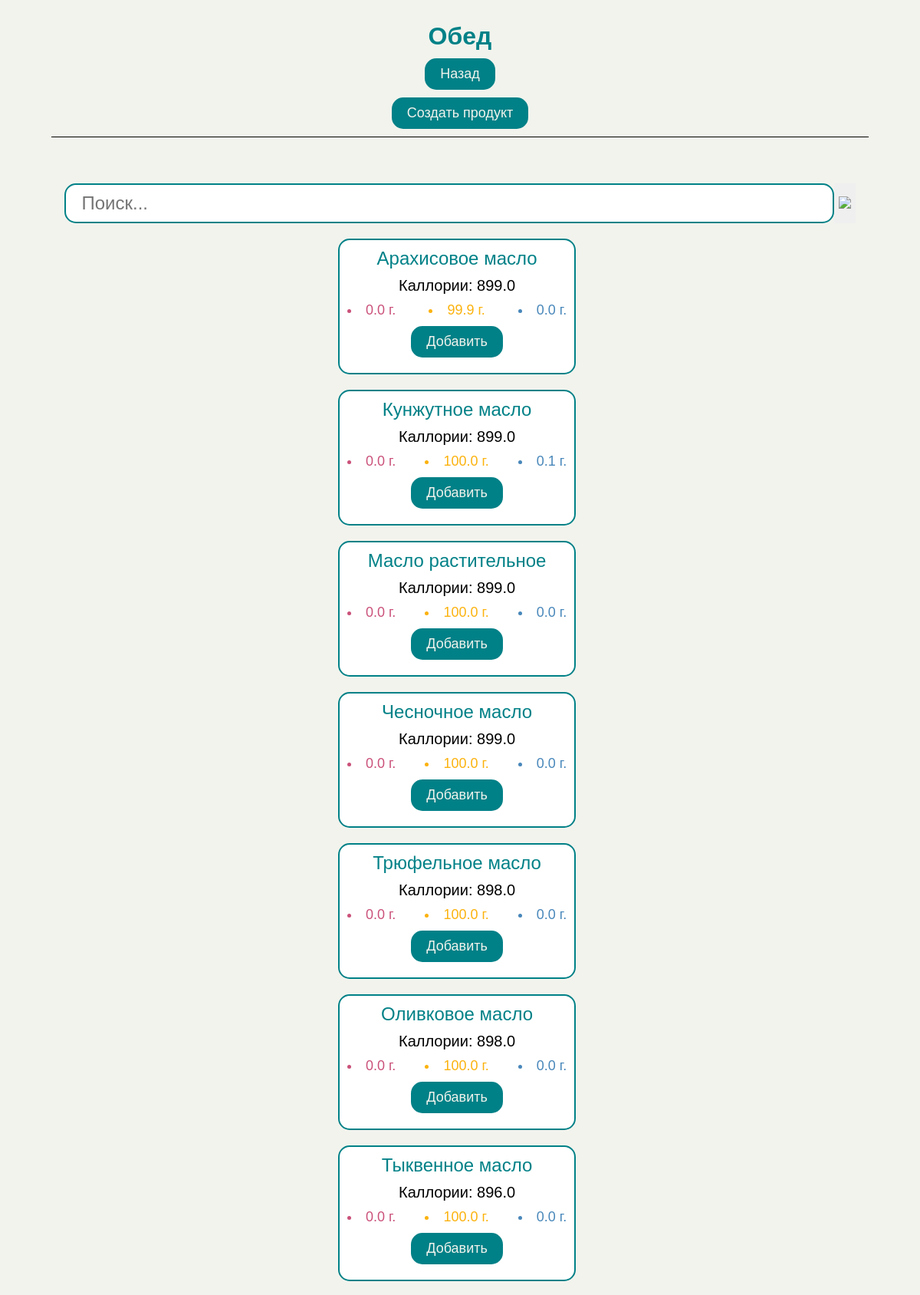
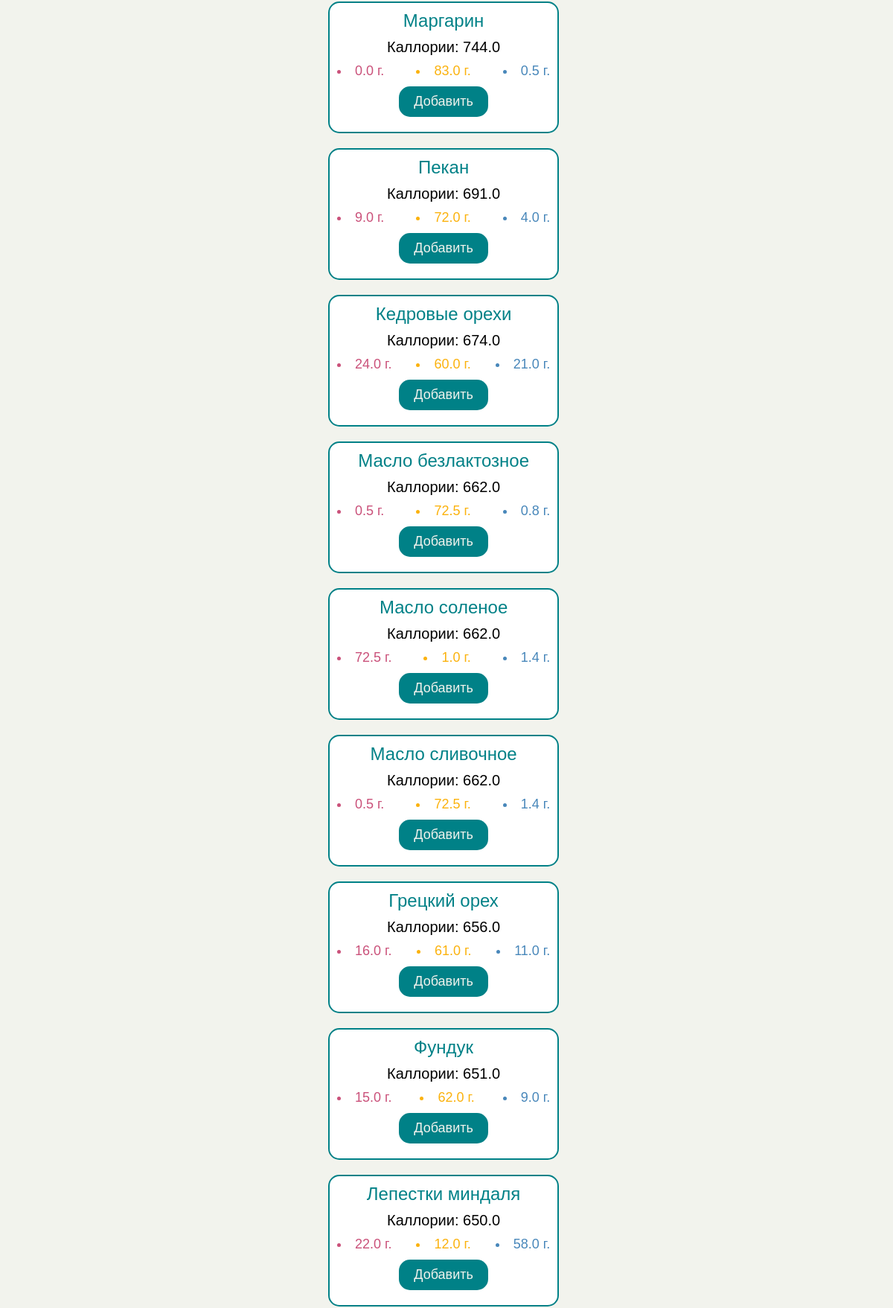
The page /lunch/ (upper part) on the database its author committed (2 pictures, top to bottom).
### webflut/models.py (models this page shows, shortened)
class Add_Product(models.Model):
    name = models.CharField(max_length=50)
    calories_in = models.FloatField(default=0)
    proteins = models.FloatField()
    fats = models.FloatField()
    carbohydrates = models.FloatField()
    class Meta:
        verbose_name = 'Продукты Все'
        verbose_name_plural = 'Продукты Все'

### webflut/views.py (the view)
# urls.py: path('lunch/', views.lunch, name='lunch'),
def lunch(request):
    search_query = request.GET.get('search')
    if request.method == 'POST':
        form = AddProductForm(request.POST)
        if form.is_valid():
            form.save()
            return render(request, 'lunch.html', {'form': form, 'search_query': search_query})
    else:
        form = AddProductForm()
    products = Add_Product.objects.all()
    if search_query:
        products = products.filter(name__icontains=search_query)
    return render(request, 'lunch.html', {'form': form, 'products': products, 'search_query': search_query})

### webflut/forms.py (shortened to what this page needs)
class AddProductForm(forms.ModelForm):
    class Meta:
        model = Add_Product
        fields = ['name', 'calories_in', 'proteins', 'fats', 'carbohydrates', ]
        labels = {
            'name': 'Название продукта',
            'calories_in': 'ккал',
            'proteins': 'Б',
            'fats': 'Ж',
            'carbohydrates': 'У',
        }

### webflut/templates/lunch.html (shortened to what this page needs)
{% extends 'eatingbase.html' %}
{% block content %}
<h1>Обед</h1>
<a href="{% url 'calories_and_bjy' %}" class="general-button">Назад</a>
{% endblock %}
{% block contenbutton %}
<button onclick="openModal2({{ product.id }})" class="general-button">Добавить</button>
{% endblock %}

### webflut/templates/eatingbase.html (shortened to what this page needs)
{% load static %}
{% load pwa %}
<!DOCTYPE html>
<html lang="en">
  <head>
    <link href="{% static 'css/Eatings Pages/Eating/eatings.css' %}" rel="stylesheet"/>
    <link href="{% static 'css/Eatings Pages/general.css' %}" rel="stylesheet"/>
  </head>
  <body>
    {% block content %}{% endblock %}
    <button class="general-button" style="margin-top: 0" id="create-my-product">
      Создать продукт
    </button>
    <form action="" class="search" method="GET">
      <input
        type="text"
        id="search-input"
        name="search"
        placeholder="Поиск..."
        value="{{ search_query|default_if_none:'' }}"
      />
      <button type="submit" class="search-button">
        <img src="{% static 'accets/поиск.png' %}" />
      </button>
    </form>
    <div class="product-container">
      {% for product in products %}
      <div class="product-item">
        <text>{{ product.name }}</text>
        <p>Каллории: {{ product.calories_in }}</p>
        <ul class="product-row">
          <li style="color: #ca517a">{{ product.proteins }} г.</li>
          <li style="color: #fbb20d">{{ product.fats }} г.</li>
          <li style="color: #4887ba">{{ product.carbohydrates }} г.</li>
        </ul>
        {% block contenbutton %} {% endblock %}
      </div>
      {% empty %}
      <p>Ничего не найдено</p>
      {% endfor %}
    </div>
  </body>
</html>

### webflut/static/css/Eatings Pages/Eating/eatings.css (style rules this page uses)
.product-container { text-align: center; }
.product-item { display: flex; width: 90%; flex-direction: column; justify-content: center; margin-top: 20px; background-color: white; padding: 10px; border-radius: 15px; border: 2px solid #008187; font-size: 15px; }
.product-item text { text-align: center; color: #008187; font-size: 24px; }
.product-item p { text-align: center; font-size: 20px; margin-block-start: 0.5em; margin-block-end: 0.5em; }
.product-item .product-row { padding-inline-start: 0px; width: 100%; margin: auto; display: flex; flex-direction: row; font-size: 18px; justify-content: space-between; }
.product-item .product-row li { list-style-position: inside; }

### webflut/static/css/Eatings Pages/general.css (style rules this page uses)
html { font-family: Arial, Helvetica, sans-serif; background-color: #f2f3ed; }
body { display: flex; align-items: center; flex-direction: column; }
h1 { color: #008187; margin-block-end: 0em; }
.general-button { font-family: Arial; text-decoration: none; margin: 10px auto; background-color: #008187; border-radius: 15px; padding: 10px 20px; border: none; font-size: 18px; cursor: pointer; color: #f2f3ed; }
.search { width: 90%; margin: auto; display: flex; justify-content: center; border-top: 1px solid black; padding-top: 5vw; }
.search input { width: 90%; padding: 10px 20px; border-radius: 15px; font-size: 24px; border: 2px solid #008187; }
.search img { width: 10vw; }
.search .search-button { border: none; }
@media (min-width: 769px) { .search img { width: 5vw; } }

### rows shown on the page
Add_Product: name "Арахисовое масло", calories_in "899.0", proteins "0.0", fats "99.9", carbohydrates "0.0"
Add_Product: name "Кунжутное масло", calories_in "899.0", proteins "0.0", fats "100.0", carbohydrates "0.1"
Add_Product: name "Масло растительное", calories_in "899.0", proteins "0.0", fats "100.0", carbohydrates "0.0"
Add_Product: name "Чесночное масло", calories_in "899.0", proteins "0.0", fats "100.0", carbohydrates "0.0"
Add_Product: name "Трюфельное масло", calories_in "898.0", proteins "0.0", fats "100.0", carbohydrates "0.0"
Add_Product: name "Оливковое масло", calories_in "898.0", proteins "0.0", fats "100.0", carbohydrates "0.0"
Add_Product: name "Тыквенное масло", calories_in "896.0", proteins "0.0", fats "100.0", carbohydrates "0.0"
Add_Product: name "Маргарин", calories_in "744.0", proteins "0.0", fats "83.0", carbohydrates "0.5"
Add_Product: name "Пекан", calories_in "691.0", proteins "9.0", fats "72.0", carbohydrates "4.0"
Add_Product: name "Кедровые орехи", calories_in "674.0", proteins "24.0", fats "60.0", carbohydrates "21.0"
Add_Product: name "Масло безлактозное", calories_in "662.0", proteins "0.5", fats "72.5", carbohydrates "0.8"
Add_Product: name "Масло соленое", calories_in "662.0", proteins "72.5", fats "1.0", carbohydrates "1.4"
Add_Product: name "Масло сливочное", calories_in "662.0", proteins "0.5", fats "72.5", carbohydrates "1.4"
Add_Product: name "Грецкий орех", calories_in "656.0", proteins "16.0", fats "61.0", carbohydrates "11.0"
Add_Product: name "Фундук", calories_in "651.0", proteins "15.0", fats "62.0", carbohydrates "9.0"
Add_Product: name "Лепестки миндаля", calories_in "650.0", proteins "22.0", fats "12.0", carbohydrates "58.0"
